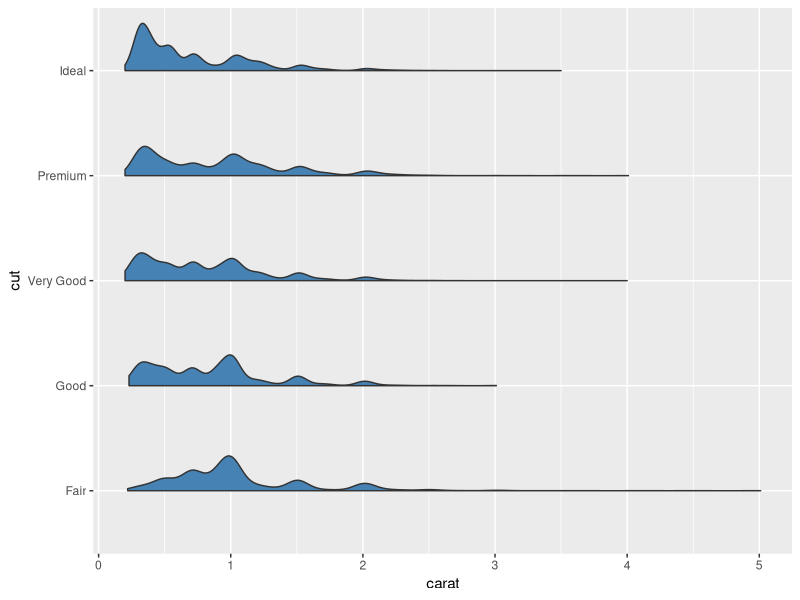

The R source for this figure:
# somewhat hackish solution to:
# https://twitter.com/EamonCaddigan/status/646759751242620928
# based mostly on copy/pasting from ggplot2 geom_violin source:
# https://github.com/hadley/ggplot2/blob/master/R/geom-violin.r

library(ggplot2)
library(dplyr)


"%||%" <- function(a, b) {
  if (!is.null(a)) a else b
}

geom_flat_violin <- function(mapping = NULL, data = NULL, stat = "ydensity",
                        position = "dodge", trim = TRUE, scale = "area",
                        show.legend = NA, inherit.aes = TRUE, ...) {
  layer(
    data = data,
    mapping = mapping,
    stat = stat,
    geom = GeomFlatViolin,
    position = position,
    show.legend = show.legend,
    inherit.aes = inherit.aes,
    params = list(
      trim = trim,
      scale = scale,
      ...
    )
  )
}

#' @rdname ggplot2-ggproto
#' @format NULL
#' @usage NULL
#' @export
GeomFlatViolin <-
  ggproto("GeomFlatViolin", Geom,
          setup_data = function(data, params) {
            data$width <- data$width %||%
              params$width %||% (resolution(data$x, FALSE) * 0.9)
            
            # ymin, ymax, xmin, and xmax define the bounding rectangle for each group
            data %>%
              group_by(group) %>%
              mutate(ymin = min(y),
                     ymax = max(y),
                     xmin = x,
#                     xmax = x + width / 1.3)
                     xmax = x + width / 2)
            
          },
          
          draw_group = function(data, panel_scales, coord) {
            # Find the points for the line to go all the way around
            data <- transform(data, xminv = x,
                              xmaxv = x + violinwidth * (xmax - x))
            
            # Make sure it's sorted properly to draw the outline
            newdata <- rbind(plyr::arrange(transform(data, x = xminv), y),
                             plyr::arrange(transform(data, x = xmaxv), -y))
            
            # Close the polygon: set first and last point the same
            # Needed for coord_polar and such
            newdata <- rbind(newdata, newdata[1,])
            
            ggplot2:::ggname("geom_flat_violin", GeomPolygon$draw_panel(newdata, panel_scales, coord))
          },
          
          draw_key = draw_key_polygon,
          
          default_aes = aes(weight = 1, colour = "grey20", fill = "steelblue", size = 0.5,
                            alpha = NA, linetype = "solid"),
          
          required_aes = c("x", "y")
)


### Example:
ggplot(diamonds, aes(cut, carat)) +
    geom_flat_violin() +
    coord_flip()